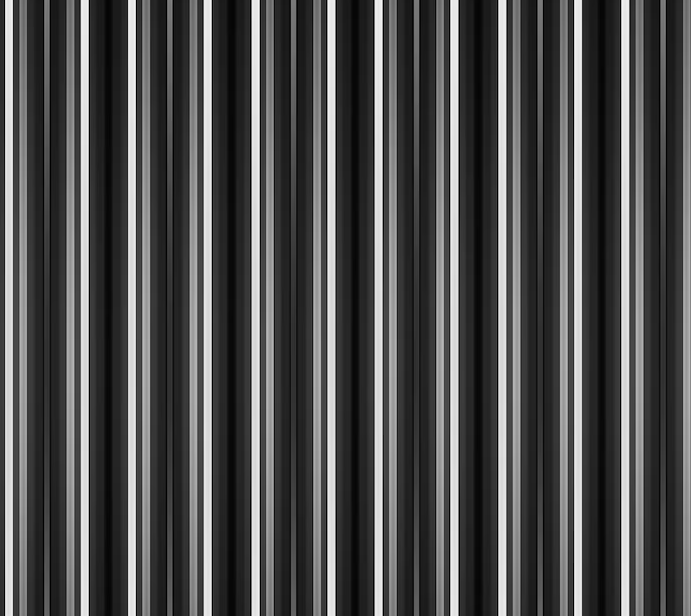
#> input picture week4/images/vl.png, 691 x 616 px
$ python 2Dtransform.py
#> lines starting #> are read from the running program, lines starting #| are printed output that depends on the picture
import numpy as np
import matplotlib.pyplot as plt
from PIL import Image

def process_and_plot(image_path, title_prefix):
    # Load image and convert to grayscale ('L' mode)
#> called with image_path = 'images/vl.png', title_prefix = 'Vertical Lines'
    img = Image.open(image_path).convert('L')
    img_array = np.array(img)

    # Compute 2D Fourier Transform
    fourier_transformed_data = np.fft.fft2(img_array)

    # Shift the zero-frequency (DC) component to the center
    F_shifted = np.fft.fftshift(fourier_transformed_data)

    # Calculate the visual spectrum (magnitude) with logarithmic scaling
    visual_spectrum = np.log(1 + np.abs(F_shifted))
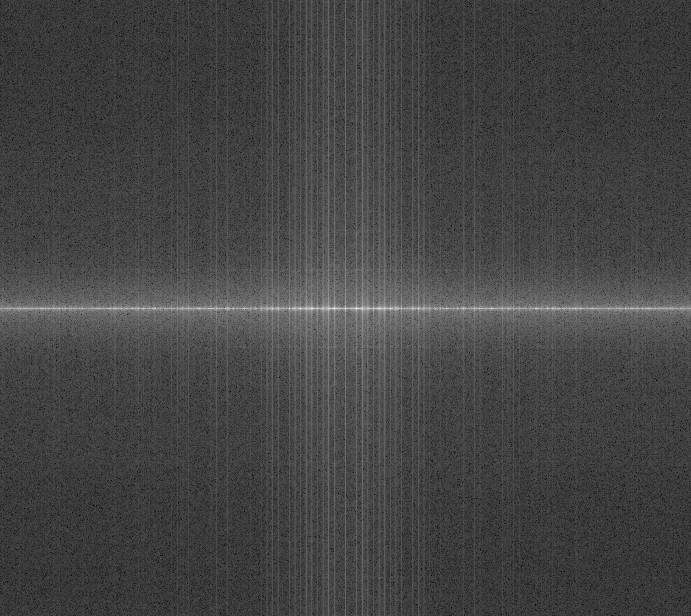
#> visual_spectrum: shape (616, 691) float64; min 0.348, max 17.33, mean 4.93; drawn with min black and max white

    # Plot the original image and its spectrum
    plt.figure(figsize=(12, 5))

    plt.subplot(1, 2, 1)
    plt.imshow(img_array, cmap='gray')
    plt.title(f'{title_prefix} - Original Image')
    plt.axis('off')

    plt.subplot(1, 2, 2)
    plt.imshow(visual_spectrum, cmap='gray')
    plt.title(f'{title_prefix} - Magnitude Spectrum')
    plt.axis('off')

    plt.tight_layout()
    plt.show()
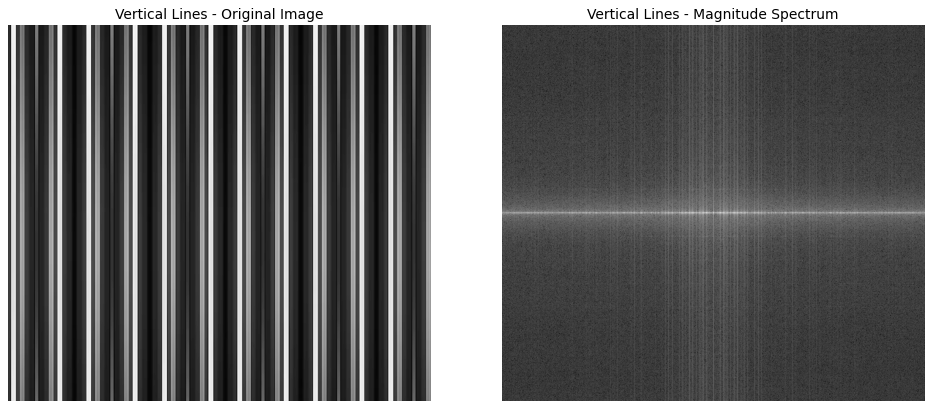
#> figure drawn by matplotlib, 2 panels

images = [
    ('images/vl.png', 'Vertical Lines'),
    ('images/hl.png', 'Horizontal Lines'),
    ('images/diag.png', 'Diagonal Lines')
]

for path, title in images:
    process_and_plot(path, title)
#> pass 2 of the loop `for path, title in images:`:
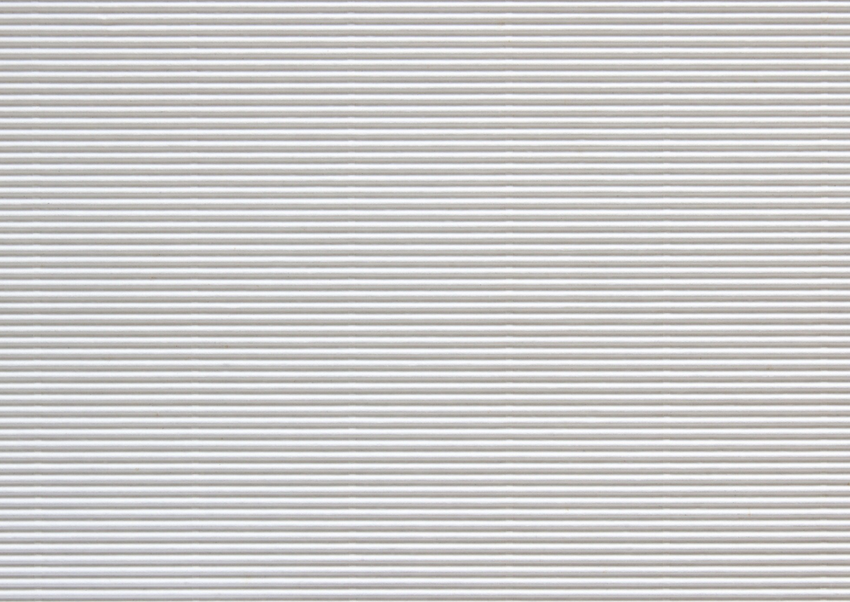
#> input picture week4/images/hl.png, 850 x 602 px
#> img: PIL image 850x602 L
#> in process_and_plot (call 2), `visual_spectrum = np.log(1 + np.abs(F_shifted))`:
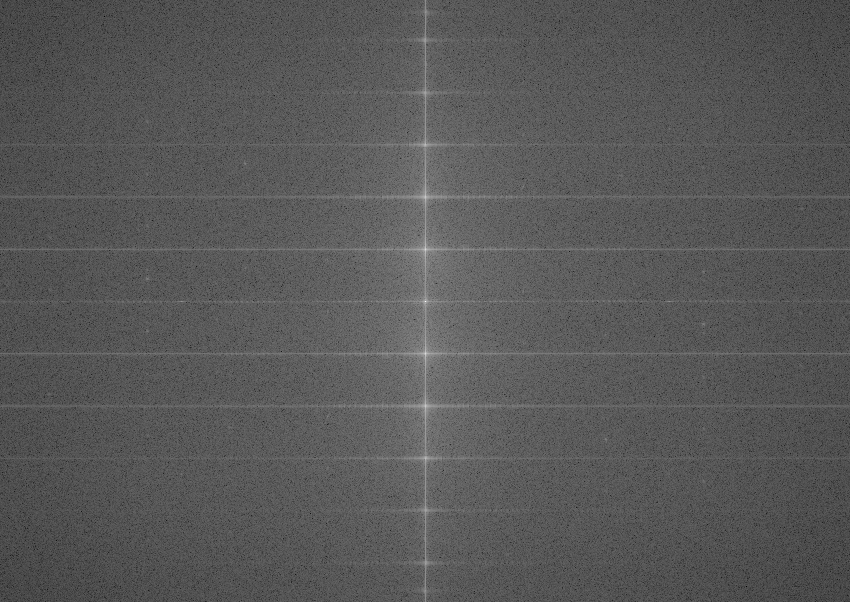
#> visual_spectrum: shape (602, 850) float64; min 0.387, max 18.46, mean 6.66; drawn with min black and max white
#> in process_and_plot (call 2), `plt.show()`:
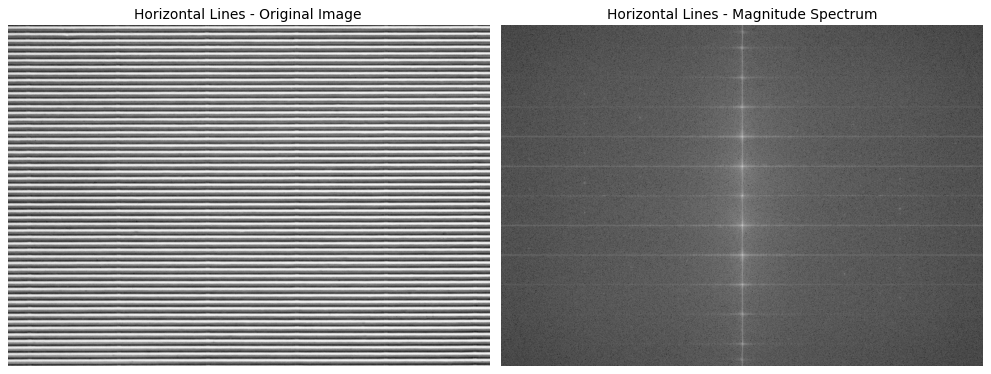
#> figure drawn by matplotlib, 2 panels
#> pass 3 of the loop `for path, title in images:`:
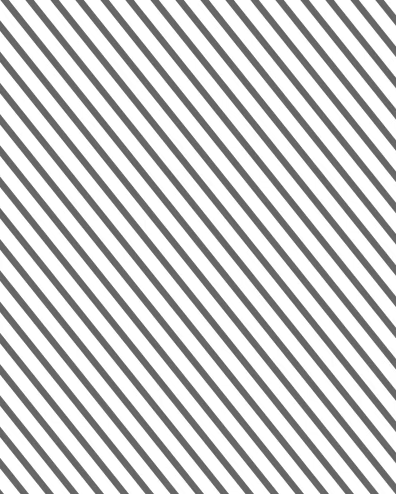
#> input picture week4/images/diag.png, 396 x 494 px
#> img: PIL image 396x494 L
#> in process_and_plot (call 3), `visual_spectrum = np.log(1 + np.abs(F_shifted))`:
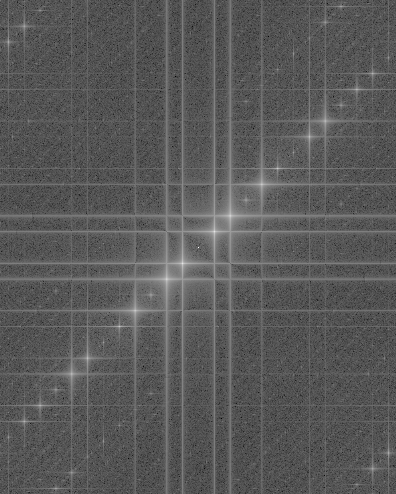
#> visual_spectrum: shape (494, 396) float64; min 0.988, max 17.5, mean 6.78; drawn with min black and max white
#> in process_and_plot (call 3), `plt.show()`:
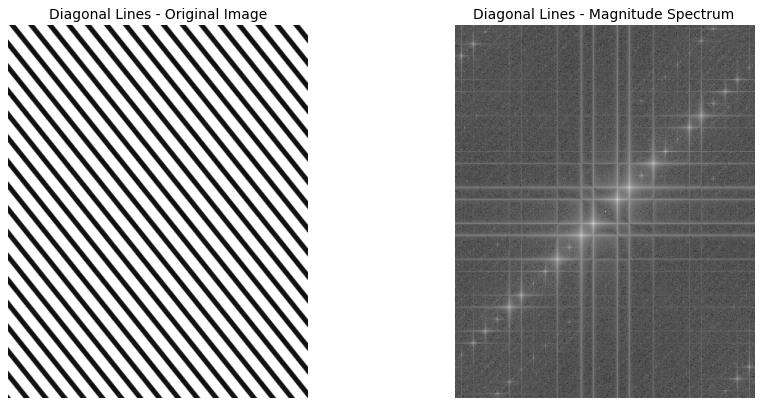
#> figure drawn by matplotlib, 2 panels
